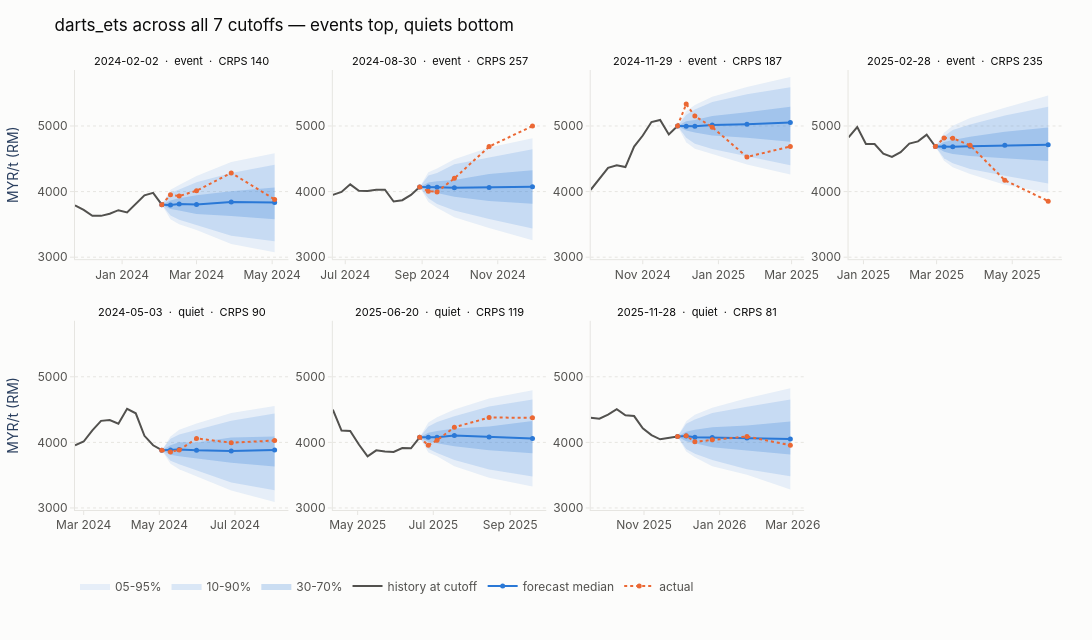

The notebook cell saved with this chart:
### Markdown cell above
The fan grid is the headline figure: one predictor across all seven cutoffs,
events on top, quiets below, one shared y-scale. Read it as *"was the model
calibrated, and where did it earn its score"* -- e.g. 2024-08-30 is the
expensive panel because the realised rally rides the upper edge of the band.

### Code cell
history = svc.get_series(MPOB_WEEKLY_SERIES_ID, as_of=naive_utc_now())
plot_fan_grid(frame, history, predictor="darts_ets")
